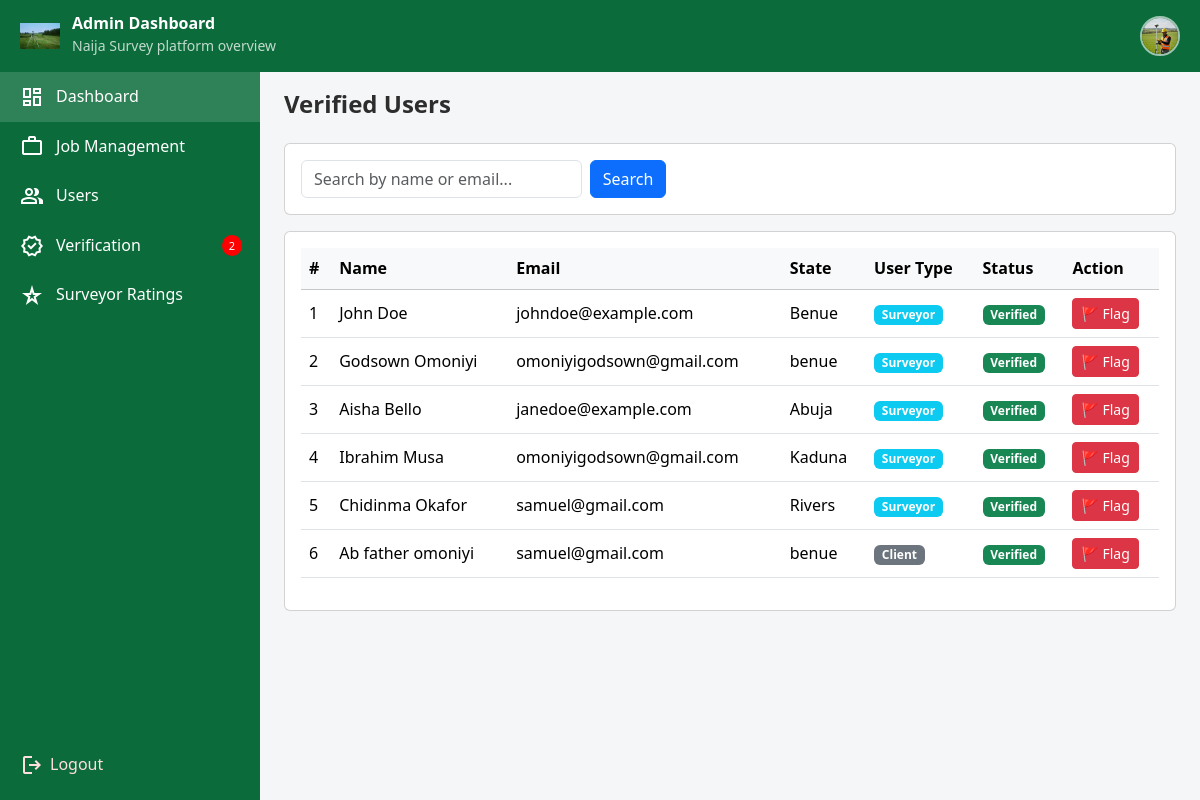
The app's page /Admin/users.php (signed in) with its own data.
### tables this page shows
CREATE TABLE IF NOT EXISTS `surveyors_profile` (
  `id` int NOT NULL AUTO_INCREMENT,
  `account_id` int NOT NULL,
  `first_name` varchar(100) NOT NULL,
  `surname` varchar(100) NOT NULL,
  `other_names` varchar(100) DEFAULT NULL,
  `phone_number` varchar(20) NOT NULL,
  `whatsapp_number` varchar(20) NOT NULL,
  `years_of_experience` int NOT NULL,
  `bio` text NOT NULL,
  `state` varchar(100) NOT NULL,
  `lga` varchar(100) NOT NULL,
  `address` text NOT NULL,
  `profile_image` varchar(255) NOT NULL,
  `id_type` varchar(50) NOT NULL,
  `id_document` varchar(255) NOT NULL,
  `surcon_number` varchar(50) NOT NULL,
  `specialization` enum('Land & Boundary Survey','Engineering Survey','Topographic Survey','Cadastral Survey','Hydrographic Survey','GIS Survey') NOT NULL,
  `verification_status` enum('pending','verified','rejected') NOT NULL DEFAULT 'pending',
  `verified_at` datetime NOT NULL DEFAULT CURRENT_TIMESTAMP,
  `created_at` datetime NOT NULL DEFAULT CURRENT_TIMESTAMP,
  `updated_at` datetime NOT NULL DEFAULT CURRENT_TIMESTAMP ON UPDATE CURRENT_TIMESTAMP,
  `rating` decimal(2,1) NOT NULL DEFAULT '0.0',
  `reviews_count` int NOT NULL DEFAULT '0',
  PRIMARY KEY (`id`),
  KEY `fk_surveyor_user` (`account_id`)
);

CREATE TABLE IF NOT EXISTS `accounts` (
  `id` int NOT NULL AUTO_INCREMENT,
  `email` varchar(150) NOT NULL,
  `password` varchar(255) NOT NULL,
  `user_type` enum('client','surveyor') NOT NULL,
  `status` enum('active','inactive') NOT NULL DEFAULT 'active',
  `created_at` datetime NOT NULL DEFAULT CURRENT_TIMESTAMP,
  PRIMARY KEY (`id`)
);

CREATE TABLE IF NOT EXISTS `clients_profile` (
  `id` int NOT NULL AUTO_INCREMENT,
  `account_id` int NOT NULL,
  `first_name` varchar(100) NOT NULL,
  `surname` varchar(100) NOT NULL,
  `other_names` varchar(100) DEFAULT NULL,
  `phone_number` varchar(20) NOT NULL,
  `whatsapp_number` varchar(20) NOT NULL,
  `bio` text NOT NULL,
  `state` varchar(100) NOT NULL,
  `lga` varchar(100) NOT NULL,
  `address` text NOT NULL,
  `profile_image` varchar(255) NOT NULL,
  `id_type` varchar(50) NOT NULL,
  `id_document` varchar(255) NOT NULL,
  `verification_status` enum('pending','verified','rejected') NOT NULL DEFAULT 'pending',
  `verified_at` datetime NOT NULL DEFAULT CURRENT_TIMESTAMP,
  `created_at` datetime NOT NULL DEFAULT CURRENT_TIMESTAMP,
  `updated_at` datetime NOT NULL DEFAULT CURRENT_TIMESTAMP ON UPDATE CURRENT_TIMESTAMP,
  PRIMARY KEY (`id`),
  KEY `fk_client_user` (`account_id`)
);

### Admin/users.php (the view, shortened to what this page needs)
<?php
require_once "../config/db-connect.php";
$search = trim($_GET['search'] ?? "");
$surveyorsSql = "
    SELECT
        s.id AS user_id,
        s.first_name,
        s.surname,
        a.email,
        s.state,
        s.verification_status,
        'surveyor' AS user_type
    FROM surveyors_profile s
    JOIN accounts a ON s.account_id = a.id
    WHERE s.verification_status = 'verified'
";
$params = [];
if ($search !== "") {
    $surveyorsSql .= " AND (s.first_name LIKE ? OR s.surname LIKE ? OR a.email LIKE ?)";
    $clientsSql   .= " AND (c.first_name LIKE ? OR c.surname LIKE ? OR a.email LIKE ?)";
    $params = ["%$search%", "%$search%", "%$search%"];
} else {
    $params = [];
}
$clientsSql = "
    SELECT
        c.id AS user_id,
        c.first_name,
        c.surname,
        a.email,
        c.state,
        c.verification_status,
        'client' AS user_type
    FROM clients_profile c
    JOIN accounts a ON c.account_id = a.id
    WHERE c.verification_status = 'verified'
";
$stmt1 = $pdo->prepare($surveyorsSql);
$stmt1->execute($params);
$surveyors = $stmt1->fetchAll(PDO::FETCH_ASSOC);
$stmt2 = $pdo->prepare($clientsSql);
$stmt2->execute($params);
$clients = $stmt2->fetchAll(PDO::FETCH_ASSOC);
$users = array_merge($surveyors, $clients);
?>
<!DOCTYPE html>
<html lang="en">
<head>
<link href="https://cdn.jsdelivr.net/npm/bootstrap@5.3.3/dist/css/bootstrap.min.css" rel="stylesheet">
<link rel="stylesheet" href="../assets/css/style.css">
</head>
<body>
<?php include "../components/nav.php"; ?>
<?php include "../components/admin-sidebar.php"; ?>
<div class="container-fluid px-4 main">
  <h4 class="fw-bold mb-4">Verified Users</h4>
  <div class="card mb-3">
    <div class="card-body">
      <form method="get" class="row g-2 align-items-center">
        <div class="col-md-4">
          <input
            type="text"
            name="search"
            class="form-control"
            placeholder="Search by name or email..."
            value="<?php echo htmlspecialchars($search); ?>"
          >
        </div>
        <div class="col-md-auto">
          <button class="btn btn-primary">Search</button>
        </div>
      </form>
    </div>
  </div>
  <div class="card">
    <div class="card-body table-responsive">
      <table class="table table-hover align-middle">
        <thead class="table-light">
          <tr>
            <th>#</th>
            <th>Name</th>
            <th>Email</th>
            <th>State</th>
            <th>User Type</th>
            <th>Status</th>
            <th>Action</th>
          </tr>
        </thead>
        <tbody>
          <?php if (empty($users)): ?>
            <tr>
              <td colspan="7" class="text-center text-muted">
                No verified users found
              </td>
            </tr>
          <?php else: ?>
            <?php foreach ($users as $i => $u): ?>
              <tr>
                <td><?php echo $i + 1; ?></td>
                <td><?php echo htmlspecialchars($u['first_name'].' '.$u['surname']); ?></td>
                <td><?php echo htmlspecialchars($u['email']); ?></td>
                <td><?php echo htmlspecialchars($u['state']); ?></td>
                <td>
                  <span class="badge bg-<?php echo $u['user_type'] === 'surveyor' ? 'info' : 'secondary'; ?>">
                    <?php echo ucfirst($u['user_type']); ?>
                  </span>
                </td>
                <td>
                  <span class="badge bg-success">Verified</span>
                </td>
                <td>
                  <form
                    method="post"
                    action="processes/flag-user.php"
                    onsubmit="return confirm('Flag this user? Verification will be revoked.');"
                  >
                    <button class="btn btn-sm btn-danger">
                      🚩 Flag
                    </button>
                  </form>
                </td>
              </tr>
            <?php endforeach; ?>
          <?php endif; ?>
        </tbody>
      </table>
    </div>
  </div>
</div>
</body>
</html>

### records on screen
surveyors_profile: first_name+surname "John Doe", account.email "johndoe@example.com", state "Benue", user_type "Surveyor"
surveyors_profile: first_name+surname "Godsown Omoniyi", account.email "omoniyigodsown@gmail.com", state "benue", user_type "Surveyor"
surveyors_profile: first_name+surname "Aisha Bello", account.email "janedoe@example.com", state "Abuja", user_type "Surveyor"
surveyors_profile: first_name+surname "Ibrahim Musa", account.email "omoniyigodsown@gmail.com", state "Kaduna", user_type "Surveyor"
surveyors_profile: first_name+surname "Chidinma Okafor", account.email "samuel@gmail.com", state "Rivers", user_type "Surveyor"
clients_profile: first_name+surname "Ab father omoniyi", account.email "samuel@gmail.com", state "benue", user_type "Client"

### other values on screen
$totalPendingVerifications "2"
